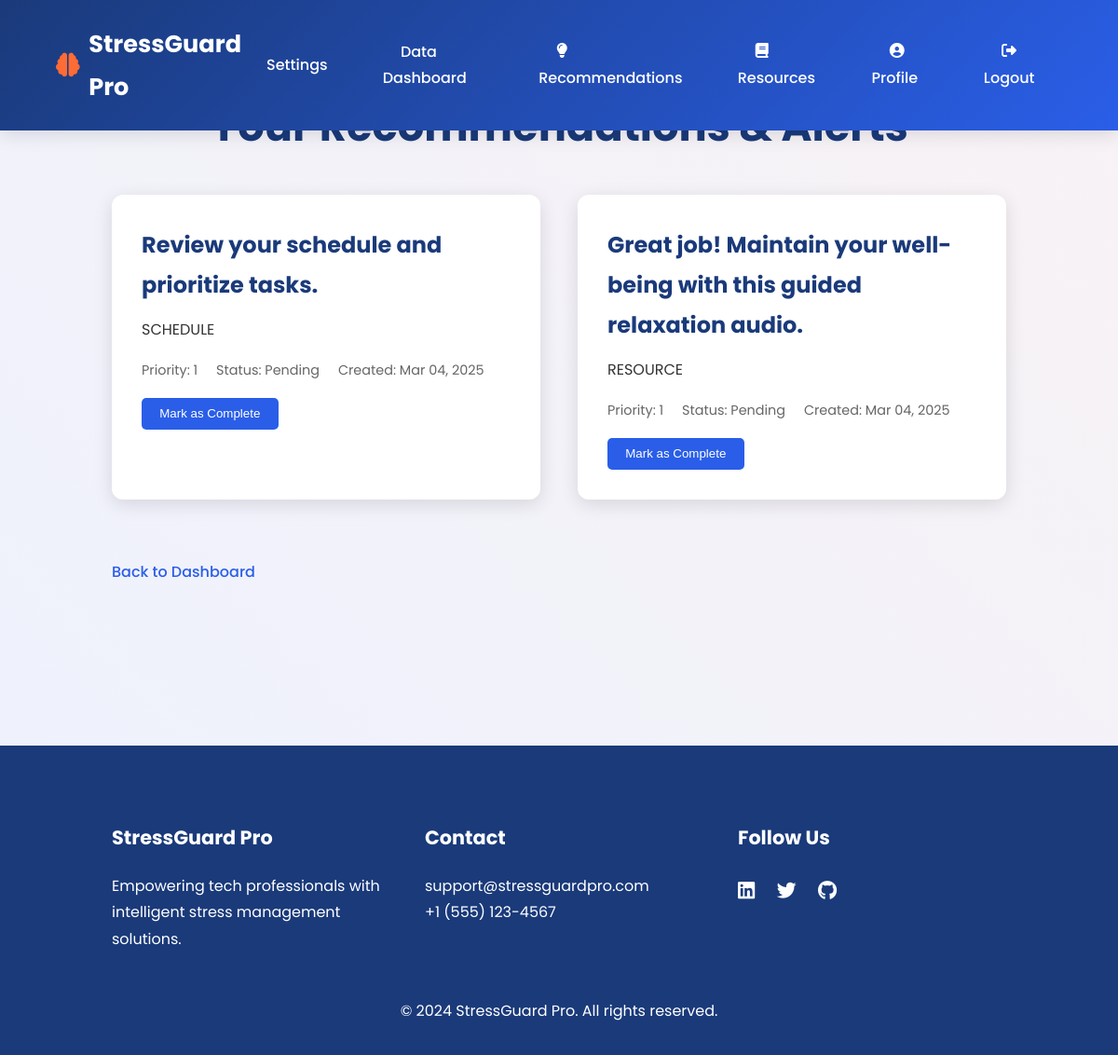
/recommendations/ (signed in), run on the app's committed database.
### app/models.py (models this page shows, shortened)
class Recommendation(models.Model):
    user = models.ForeignKey(UsersRegister, on_delete=models.CASCADE)
    stress_assessment = models.ForeignKey(StressAssessment, on_delete=models.CASCADE, null=True, blank=True)
    recommendation_text = models.TextField(help_text="Personalized recommendation content")
    category = models.CharField(max_length=50, choices=[
        ('BREAK', 'Take a Break'),
        ('EXERCISE', 'Exercise'),
        ('MINDFULNESS', 'Mindfulness'),
        ('SCHEDULE', 'Schedule Adjustment'),
        ('RESOURCE', 'Resource'),
    ])
    priority = models.IntegerField(default=1, help_text="Priority level (1-5)")
    created_at = models.DateTimeField(auto_now_add=True)  # Changed to auto_now_add
    is_completed = models.BooleanField(default=False)

### app/views.py (the view)
# urls.py: path('recommendations/', views.view_recommendations, name='view_recommendations'),
def view_recommendations(request):
    if 'email' not in request.session:
        return redirect('login')
    try:
        user = UsersRegister.objects.get(email_id=request.session['email'])
        recommendations = Recommendation.objects.filter(user=user, is_completed=False).order_by('-created_at')
        alerts = Alert.objects.filter(user=user, is_acknowledged=False).order_by('-triggered_at')
        latest_assessment = StressAssessment.objects.filter(user=user).order_by('-date').first()
        if latest_assessment and not Recommendation.objects.filter(stress_assessment=latest_assessment).exists():
            generate_recommendations(user, latest_assessment)
        context = {
            'user': user,
            'recommendations': recommendations,
            'alerts': alerts,
        }
        return render(request, 'recommendation_view.html', context)
    except UsersRegister.DoesNotExist:
        logger.error(f"User with email {request.session['email']} not found")
        request.session.flush()
        return redirect('login')

### app/templates/recommendation_view.html (shortened to what this page needs)
<!DOCTYPE html>
<html lang="en">
<head>
    <link rel="stylesheet" href="https://cdnjs.cloudflare.com/ajax/libs/font-awesome/6.4.2/css/all.min.css">
</head>
<body>
    <nav>
        <div class="nav-container">
            <div class="logo">
                <i class="fas fa-brain"></i>
                StressGuard Pro
            </div>
            <div class="nav-menu">
                <div class="nav-item">
                    <a href="/settings" class="nav-link">Settings</a>
                </div>
                <div class="nav-item">
                    <a href="{% url 'data_collection_dashboard' %}" class="nav-link">Data Dashboard</a>
                </div>
                <div class="nav-item">
                    <a href="{% url 'view_recommendations' %}" class="nav-link"><i class="fas fa-lightbulb"></i> Recommendations</a>
                </div>
                <div class="nav-item">
                    <a href="{% url 'view_resources' %}" class="nav-link"><i class="fas fa-book"></i> Resources</a>
                </div>
                <div class="nav-item">
                    <a href="/userprofile/" class="nav-link"><i class="fas fa-user-circle"></i> Profile</a>
                </div>
                <div class="nav-item">
                    <a href="/user_logout/" class="nav-link"><i class="fas fa-sign-out-alt"></i> Logout</a>
                </div>
            </div>
        </div>
    </nav>
    <section class="recommendations-section">
        <h2>Your Recommendations & Alerts</h2>
        {% if recommendations %}
            <div class="recommendations-grid">
                {% for recommendation in recommendations %}
                    <div class="recommendation-card {% if recommendation.is_completed %}completed{% endif %}">
                        <h3>{{ recommendation.recommendation_text }}</h3>
                        <p>{{ recommendation.category|default:"General" }}</p>
                        <div class="recommendation-meta">
                            <span>Priority: {{ recommendation.priority|default:"Medium" }}</span>
                            <span>Status: {{ recommendation.is_completed|yesno:"Completed,Pending" }}</span>
                            <span>Created: {{ recommendation.created_at|date:"M d, Y" }}</span>
                        </div>
                        {% if not recommendation.is_completed %}
                            <form method="POST" action="{% url 'mark_recommendation_complete' recommendation.id %}">
                                <button type="submit">Mark as Complete</button>
                            </form>
                        {% endif %}
                    </div>
                {% endfor %}
            </div>
        {% else %}
            <p style="text-align: center;">No recommendations available at this time.</p>
        {% endif %}
        <a href="{% url 'data_collection_dashboard' %}" class="back-link">Back to Dashboard</a>
    </section>
    <footer>
        <div class="footer-content">
            <div>
                <h4>StressGuard Pro</h4>
                <p>Empowering tech professionals with intelligent stress management solutions.</p>
            </div>
            <div>
                <h4>Contact</h4>
                <p>support@stressguardpro.com</p>
                <p>+1 (555) 123-4567</p>
            </div>
            <div>
                <h4>Follow Us</h4>
                <div class="social-links">
                    <a href="#"><i class="fab fa-linkedin"></i></a>
                    <a href="#"><i class="fab fa-twitter"></i></a>
                    <a href="#"><i class="fab fa-github"></i></a>
                </div>
            </div>
        </div>
        <p style="text-align: center; margin-top: 3rem;">© 2024 StressGuard Pro. All rights reserved.</p>
    </footer>
</body>
</html>

### app/templates/recommendation_view.html (style rules this page uses)
:root { --primary-blue: #2A5EE8; --dark-blue: #1A3A7A; --accent-orange: #FF6B35; --light-bg: #F8FAFF; --white: #FFFFFF; --shadow-color: rgba(0, 0, 0, 0.12); --alert-red: #e74c3c; }
* { margin: 0; padding: 0; box-sizing: border-box; }
body { font-family: 'Poppins', sans-serif; background: var(--light-bg); color: #333; line-height: 1.8; overflow-x: hidden; }
body::before { content: ''; position: fixed; top: 0; left: 0; width: 100%; height: 100%; background: linear-gradient(45deg, rgba(42, 94, 232, 0.05), rgba(255, 107, 53, 0.05)); animation: gradientFlow 20s ease infinite; z-index: -1; }
nav { background: linear-gradient(135deg, var(--dark-blue), var(--primary-blue)); padding: 1.5rem 5%; position: fixed; width: 100%; top: 0; z-index: 1000; box-shadow: 0 4px 20px var(--shadow-color); }
.nav-container { max-width: 1400px; margin: 0 auto; display: flex; justify-content: space-between; align-items: center; }
.logo { font-size: 1.6rem; font-weight: 700; color: var(--white); display: flex; align-items: center; gap: 0.6rem; }
.logo i { color: var(--accent-orange); }
.nav-menu { display: flex; align-items: center; gap: 2.5rem; }
.nav-link { color: var(--white); text-decoration: none; font-weight: 500; padding: 0.6rem 1.2rem; transition: all 0.3s ease; border-radius: 5px; }
.recommendations-section { padding: 6rem 10% 4rem; min-height: 100vh; }
.recommendations-section h2 { text-align: center; font-size: 2.8rem; font-weight: 700; margin-bottom: 2rem; color: var(--dark-blue); }
.recommendations-grid { display: grid; grid-template-columns: repeat(auto-fit, minmax(300px, 1fr)); gap: 2.5rem; margin-bottom: 2rem; }
.recommendation-card { background: var(--white); padding: 2rem; border-radius: 12px; box-shadow: 0 5px 20px var(--shadow-color); transition: transform 0.3s ease; }
.recommendation-card h3 { font-size: 1.5rem; color: var(--dark-blue); margin-bottom: 0.8rem; }
.recommendation-card p { font-size: 1rem; margin-bottom: 1rem; }
.recommendation-meta { font-size: 0.9rem; color: #666; margin-bottom: 1rem; }
.recommendation-meta span { margin-right: 1rem; }
.recommendation-card form { display: inline; }
.recommendation-card button { background: var(--primary-blue); color: var(--white); border: none; padding: 0.6rem 1.2rem; border-radius: 5px; cursor: pointer; font-weight: 500; transition: background 0.3s ease; }
.back-link { display: inline-block; margin-top: 2rem; color: var(--primary-blue); text-decoration: none; font-weight: 500; }
footer { background: var(--dark-blue); color: var(--white); padding: 5rem 10% 2rem; }
.footer-content { display: grid; grid-template-columns: repeat(auto-fit, minmax(220px, 1fr)); gap: 3rem; max-width: 1400px; margin: 0 auto; }
.footer-content h4 { font-size: 1.3rem; margin-bottom: 1.2rem; }
.social-links a { color: var(--white); margin-right: 1.2rem; font-size: 1.3rem; transition: color 0.3s ease; }

### data on the page
Recommendation: recommendation_text "Review your schedule and prioritize tasks.", category "SCHEDULE", priority "1", is_completed "Pending", created_at "Mar 04, 2025", shows "Mark as Complete"
Recommendation: recommendation_text "Great job! Maintain your well-being with this guided relaxation audio.", category "RESOURCE", priority "1", is_completed "Pending", created_at "Mar 04, 2025", shows "Mark as Complete"
